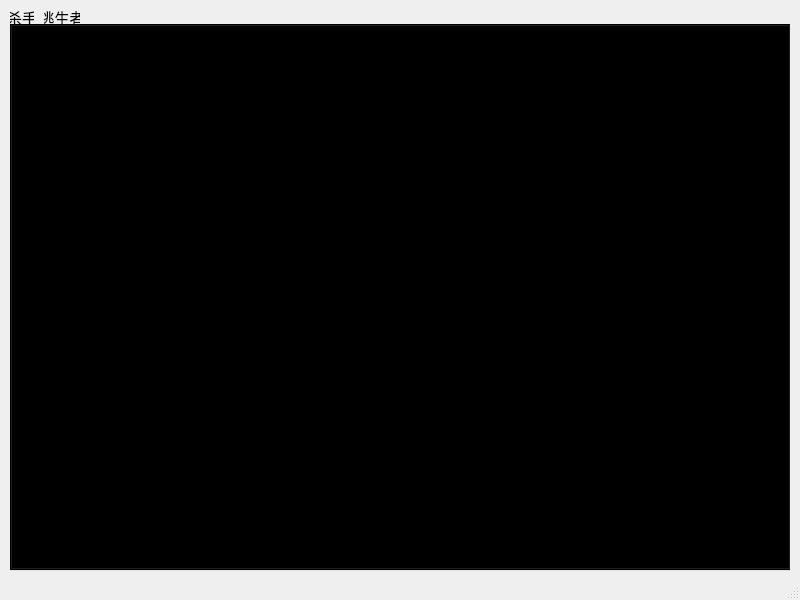
<?xml version="1.0" encoding="UTF-8"?>
<ui version="4.0">
 <class>MainWindow</class>
 <widget class="QMainWindow" name="MainWindow">
  <property name="windowModality">
   <enum>Qt::WindowModality::NonModal</enum>
  </property>
  <property name="enabled">
   <bool>true</bool>
  </property>
  <property name="geometry">
   <rect>
    <x>0</x>
    <y>0</y>
    <width>800</width>
    <height>600</height>
   </rect>
  </property>
  <property name="cursor">
   <cursorShape>ArrowCursor</cursorShape>
  </property>
  <property name="contextMenuPolicy">
   <enum>Qt::ContextMenuPolicy::CustomContextMenu</enum>
  </property>
  <property name="windowTitle">
   <string>DeadByDaylightAutoBloodweb</string>
  </property>
  <property name="documentMode">
   <bool>false</bool>
  </property>
  <property name="tabShape">
   <enum>QTabWidget::TabShape::Rounded</enum>
  </property>
  <widget class="QWidget" name="centralwidget">
   <widget class="QTabWidget" name="tabWidget">
    <property name="enabled">
     <bool>true</bool>
    </property>
    <property name="geometry">
     <rect>
      <x>10</x>
      <y>10</y>
      <width>781</width>
      <height>561</height>
     </rect>
    </property>
    <property name="sizePolicy">
     <sizepolicy hsizetype="Preferred" vsizetype="Preferred">
      <horstretch>0</horstretch>
      <verstretch>0</verstretch>
     </sizepolicy>
    </property>
    <property name="styleSheet">
     <string notr="true">/* 设置QTabWidget的整体背景透明 */
QTabWidget {
    background: transparent;
    border: none;
}

/* 设置Tab页面的样式 */
QTabWidget QWidget {
    background: transparent; /* 设置Tab页面的背景为透明 */
    border: none;
}

/* 设置Tab项的样式 */
QTabBar::tab {
    background: transparent;
    border: none;
    font-size: 15px;
    margin-right: 10px;
}

/* 鼠标悬停时的样式 */
QTabBar::tab:hover {
    background: lightgray; /* 设置鼠标悬停时的背景色 */
}

/* 选中Tab项的样式 */
QTabBar::tab:selected {
    margin-top: 0px; /* 设置选中Tab项不放大 */
}
</string>
    </property>
    <property name="tabPosition">
     <enum>QTabWidget::TabPosition::North</enum>
    </property>
    <property name="tabShape">
     <enum>QTabWidget::TabShape::Rounded</enum>
    </property>
    <property name="currentIndex">
     <number>1</number>
    </property>
    <property name="usesScrollButtons">
     <bool>true</bool>
    </property>
    <property name="documentMode">
     <bool>false</bool>
    </property>
    <property name="tabsClosable">
     <bool>false</bool>
    </property>
    <property name="movable">
     <bool>false</bool>
    </property>
    <property name="tabBarAutoHide">
     <bool>false</bool>
    </property>
    <widget class="QWidget" name="tab">
     <property name="font">
      <font>
       <pointsize>12</pointsize>
      </font>
     </property>
     <property name="layoutDirection">
      <enum>Qt::LayoutDirection::LeftToRight</enum>
     </property>
     <attribute name="title">
      <string>杀手</string>
     </attribute>
     <widget class="QLabel" name="label_2">
      <property name="geometry">
       <rect>
        <x>360</x>
        <y>240</y>
        <width>54</width>
        <height>16</height>
       </rect>
      </property>
      <property name="text">
       <string>shashou </string>
      </property>
     </widget>
    </widget>
    <widget class="QWidget" name="tab_2">
     <attribute name="title">
      <string>逃生者</string>
     </attribute>
     <widget class="QLabel" name="label">
      <property name="geometry">
       <rect>
        <x>260</x>
        <y>190</y>
        <width>54</width>
        <height>16</height>
       </rect>
      </property>
      <property name="text">
       <string>111</string>
      </property>
     </widget>
    </widget>
   </widget>
  </widget>
  <widget class="QStatusBar" name="statusbar"/>
 </widget>
 <resources/>
 <connections/>
</ui>
